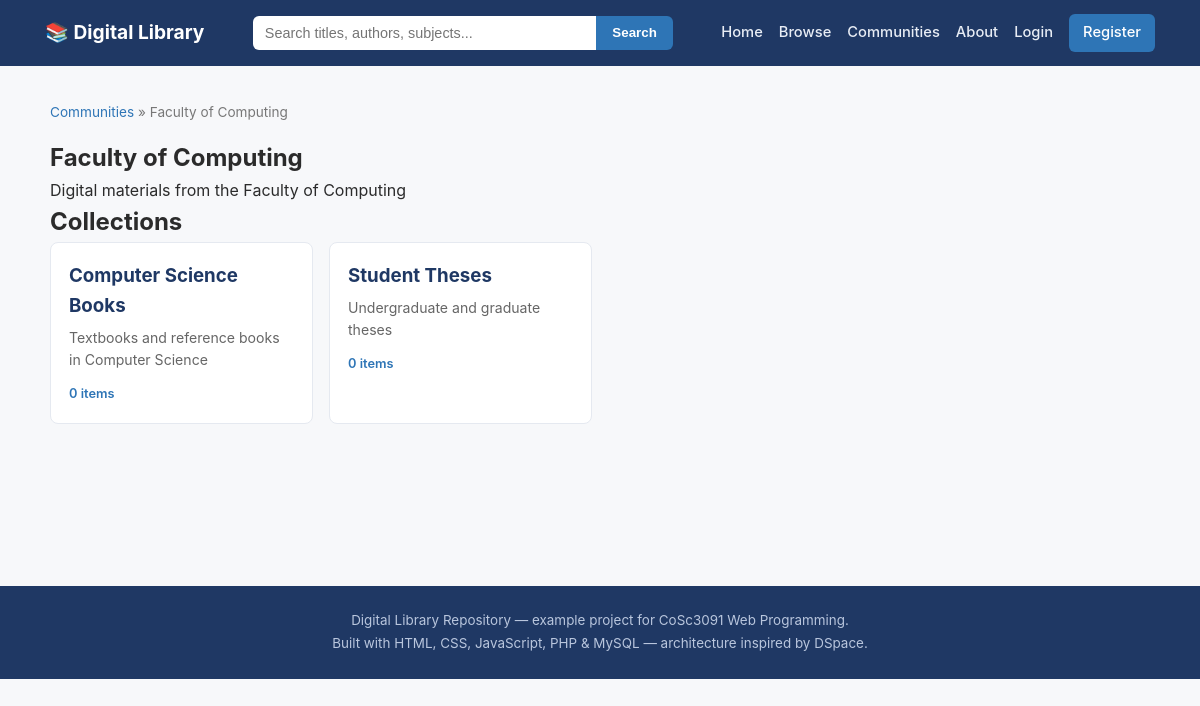
/community.php?id=1, run on the app's committed database.
### tables this page shows
CREATE TABLE IF NOT EXISTS communities (
  id INT AUTO_INCREMENT PRIMARY KEY,
  parent_id INT DEFAULT NULL,
  name VARCHAR(200) NOT NULL,
  description TEXT,
  created_at TIMESTAMP DEFAULT CURRENT_TIMESTAMP,
  FOREIGN KEY (parent_id) REFERENCES communities(id) ON DELETE CASCADE,
  INDEX idx_parent (parent_id)
);

CREATE TABLE IF NOT EXISTS collections (
  id INT AUTO_INCREMENT PRIMARY KEY,
  community_id INT NOT NULL,
  name VARCHAR(200) NOT NULL,
  description TEXT,
  created_at TIMESTAMP DEFAULT CURRENT_TIMESTAMP,
  FOREIGN KEY (community_id) REFERENCES communities(id) ON DELETE CASCADE,
  INDEX idx_community (community_id)
);

### includes/functions.php (called while the page is built, shortened)
<?php
function excerpt($text, $length = 200) {
    $text = trim(strip_tags($text ?? ''));
    $len = function_exists('mb_strlen') ? mb_strlen($text) : strlen($text);
    if ($len <= $length) return $text;
    return (function_exists('mb_substr') ? mb_substr($text, 0, $length) : substr($text, 0, $length)) . '...';
}

### community.php (the view, shortened to what this page needs)
<?php
require_once 'includes/db_connect.php';
require_once 'includes/functions.php';
$community_id = isset($_GET['id']) ? (int)$_GET['id'] : 0;
$stmt = $conn->prepare("SELECT * FROM communities WHERE id = ?");
$stmt->bind_param("i", $community_id);
$stmt->execute();
$community = $stmt->get_result()->fetch_assoc();
$collections = $conn->prepare("SELECT c.id, c.name, c.description,
                                       (SELECT COUNT(*) FROM items i WHERE i.collection_id = c.id AND i.status='approved') AS item_count
                                FROM collections c WHERE c.community_id = ? ORDER BY c.name");
$collections->bind_param("i", $community_id);
$collections->execute();
$collections_result = $collections->get_result();
require_once 'includes/header.php';
?>
<section class="page-section wide">
  <nav class="breadcrumb"><a href="communities.php">Communities</a> &raquo; <?php echo htmlspecialchars($community['name']); ?></nav>
  <h1><?php echo htmlspecialchars($community['name']); ?></h1>
  <p><?php echo htmlspecialchars($community['description']); ?></p>
  <h2>Collections</h2>
  <div class="community-list">
    <?php while ($col = $collections_result->fetch_assoc()): ?>
      <a href="collection.php?id=<?php echo $col['id']; ?>" class="community-card">
        <h3><?php echo htmlspecialchars($col['name']); ?></h3>
        <p><?php echo htmlspecialchars(excerpt($col['description'], 140)); ?></p>
        <span class="community-count"><?php echo number_format($col['item_count']); ?> item<?php echo $col['item_count'] == 1 ? '' : 's'; ?></span>
      </a>
    <?php endwhile; ?>
  </div>
</section>
<?php require_once 'includes/footer.php'; ?>

### css/style.css (style rules this page uses)
* { box-sizing: border-box; margin: 0; padding: 0; }
body { font-family: -apple-system, BlinkMacSystemFont, "Segoe UI", Roboto, Helvetica, Arial, sans-serif; color: #2b2b2b; background: #f7f8fa; line-height: 1.6; }
a { color: #2e75b6; text-decoration: none; }
.page-section { max-width: 900px; margin: 0 auto; }
.page-section.wide { max-width: 1100px; }
.breadcrumb { font-size: 0.85rem; color: #777; margin-bottom: 16px; }
.community-list { display: grid; grid-template-columns: repeat(auto-fill, minmax(240px, 1fr)); gap: 16px; margin-bottom: 24px; }
.community-card { background: #fff; border: 1px solid #e5e9f0; border-radius: 8px; padding: 18px; color: inherit; display: block; }
.community-card h3 { color: #1f3864; margin-bottom: 6px; }
.community-card p { font-size: 0.88rem; color: #666; margin-bottom: 8px; }
.community-count { font-size: 0.8rem; color: #2e75b6; font-weight: 600; }

### data on the page
communities: name "Faculty of Computing", description "Digital materials from the Faculty of Computing"
collections: name "Computer Science Books", description "Textbooks and reference books in Computer Science", item_count "0"
collections: name "Student Theses", description "Undergraduate and graduate theses", item_count "0"
